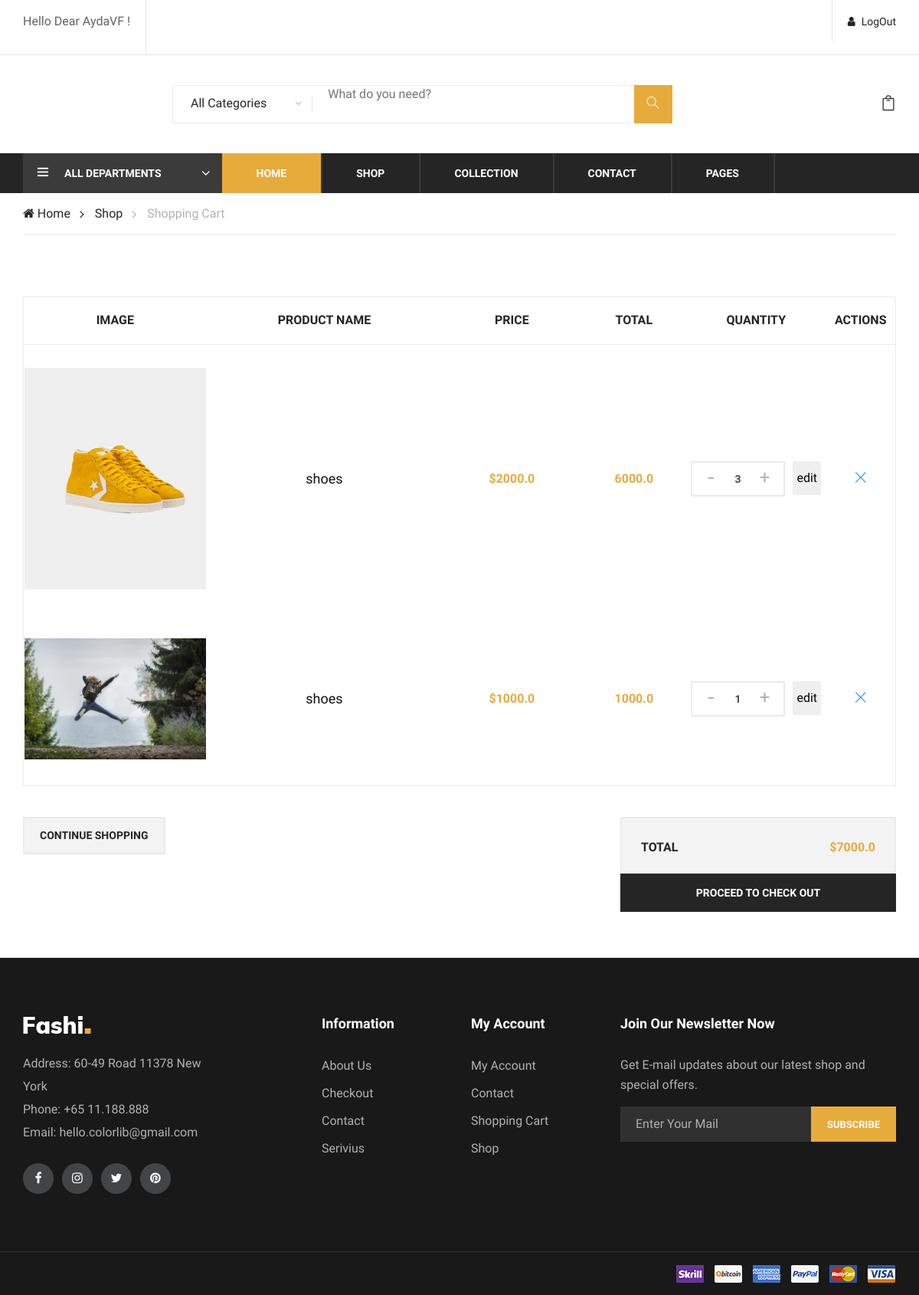
The page /orders/ (signed in) on the database as committed earlier.
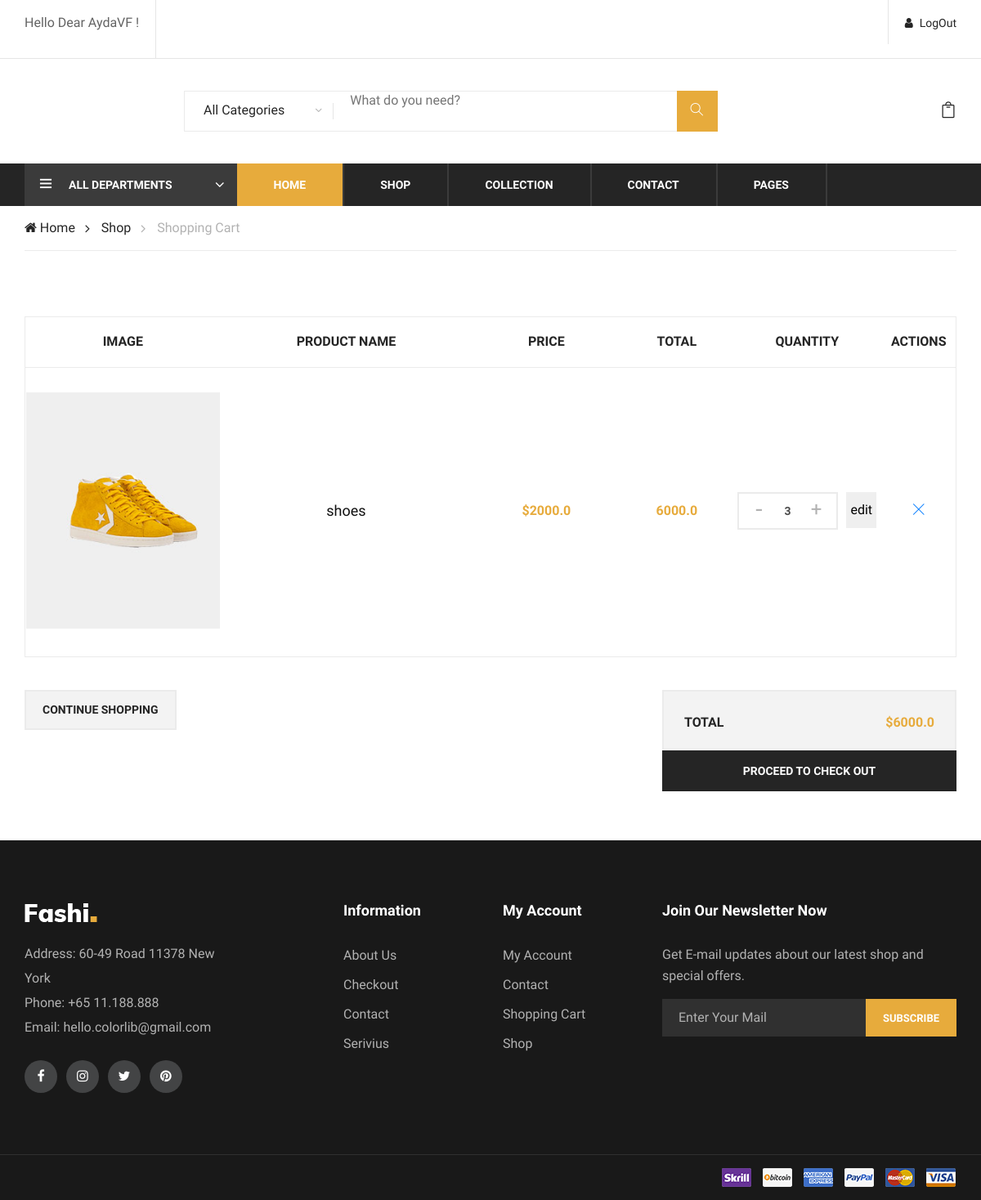
The same page on the database as committed later.
### orders/models.py (models this page shows, shortened)
class OrderItem(models.Model):
    order=models.ForeignKey(Order,on_delete=models.SET_NULL,null=True)
    product=models.ForeignKey(Product,on_delete=models.SET_NULL,null=True)
    qty=models.IntegerField(null=True,blank=True,default=1)
    created=models.DateTimeField(auto_now_add=True)
    id=models.UUIDField(default=uuid.uuid4 , unique=True, primary_key=True, editable=False)
    @property
    def getPrice(self):
        price=self.qty* self.product.price
        return price

### products/models.py (models this page shows, shortened)
class Product(models.Model):
    owner=models.ForeignKey(Profile,on_delete=models.CASCADE, null=True)
    tag=models.ForeignKey(Tag,null=True,blank=True,on_delete=models.SET_NULL)
    cat=models.ForeignKey(Category,null=True,blank=True,on_delete=models.SET_NULL)
    size=models.ManyToManyField(Size,null=True,blank=True)
    color=models.ManyToManyField(Color,null=True,blank=True)
    name=models.CharField(max_length=300)
    description=models.TextField(null=True,blank=True)
    image=models.ImageField(null=True, blank=True,upload_to='profiles/')
    brand=models.CharField(max_length = 150,null=True,blank=True)
    price=models.FloatField(default=0, null=True, blank=True)
    discount=models.IntegerField(default=0, null=True, blank=True)
    stock=models.IntegerField(default=0, null=True, blank=True)
    vote_total=models.IntegerField(default=0, null=True, blank=True)
    vote_ratio=models.IntegerField(default=0,null=True, blank=True)
    created=models.DateTimeField(auto_now_add=True)
    id=models.UUIDField(default=uuid.uuid4 , unique=True, primary_key=True, editable=False)
    @property
    def imageURL(self):
        try:
            img=self.image.url
        except:
            img=''
        return img

### orders/views.py (the view)
# urls.py: path('',views.getOrders, name='orders'),
@login_required(login_url='login')
def getOrders(request):
    user=request.user
    profile=Profile.objects.get(user=user)
    order=Order.objects.get(isPaid=False)
    q= request.GET.get('q') if request.GET.get('q') !=None else ''
    if order:
        if q !='':
            added_product=Product.objects.get(id=q)
            order_item=OrderItem.objects.create(order=order,product=added_product)
        orders=order.orderitem_set.all()
    else:
        order=Order.objects.create(profile=profile)
        if q !='':
            added_product=Product.objects.get(id=q)
            order_item=OrderItem.objects.create(order=order,product=added_product)
        orders=order.orderitem_set.all()
    if orders is not None:
        total_price=0
        q_product=0
        for o in orders:
            total_price +=o.getPrice
            q_product +=1
        context={'orders':orders,'total_price':total_price,'q_product':q_product}
    else:
        total_price=0
        q_product=0
        context={'orders':orders,'total_price':total_price,'q_product':q_product}
    return render(request,'orders/cart.html',context)

### orders/templates/orders/cart.html (shortened to what this page needs)
{% extends 'main.html' %}
{% block content %}
 <div class="breacrumb-section">
    <div class="container">
        <div class="row">
            <div class="col-lg-12">
                <div class="breadcrumb-text product-more">
                    <a href="{% url 'products'%}"><i class="fa fa-home"></i> Home</a>
                    <a href="{% url 'shop' %}">Shop</a>
                    <span>Shopping Cart</span>
                </div>
            </div>
        </div>
    </div>
</div>
<section class="shopping-cart spad">
    <div class="container">
        <div class="row">
            <div class="col-lg-12">
                {% if orders  %}
                <div class="cart-table">
                    <table>
                        <thead>
                            <tr>
                                <th>Image</th>
                                <th>Product Name</th>
                                <th>Price</th>
                                <th>Total</th>
                                <th>Quantity</th>
                                <th>actions</th>
                            </tr>
                        </thead>
                        <tbody>
                            {% for order in orders %}
                            <tr>
                                <td class="cart-pic first-row"><img src="{{order.product.imageURL}}" alt=""></td>
                                <td class=" first-row">
                                    <h5>{{order.product.name}}</h5>
                                </td>
                                <td class="p-price first-row">${{order.product.price}}</td>
                                <td class="total-price first-row">{{order.getPrice}}</td>
                                <td class="qua-col first-row">
                                    <div class="quantity">
                                       <form action="{% url 'update_orderItem' order.id %}" method="get">
                                        <div class="pro-qty">
                                            <input type="text"name="qty" value="{{order.qty}}">
                                        </div>
                                        <button type="submit" style="border: none; margin-left: 10px; padding-top: 10px;padding-bottom: 10px;padding-left: 5px; padding-right: 5px;" >edit</button>
                                    </form>
                                    </div>
                                </td>
                                <td class="close-td first-row"><a href="{% url 'delete_order' order.id %}"><i class="ti-close"></i></a></td>
                            </tr>
                            {% endfor %}
                        </tbody>
                    </table>
                </div>
                <div class="row">
                    <div class="col-lg-4">
                        <div class="cart-buttons">
                            <a href="{% url 'shop' %}" class="primary-btn up-cart">Continue shopping</a>
                        </div>
                    </div>
                    <div class="col-lg-4 offset-lg-4">
                        <div class="proceed-checkout">
                            <ul>
                                <li class="cart-total">Total <span>${{total_price}}</span></li>
                            </ul>
                            <a href="{% url 'update-profile' %}" class="proceed-btn">PROCEED TO CHECK OUT</a>
                        </div>
                    </div>
                </div>
                {% else %}
                <p>no items are added yet!</p>
                {% endif %}
            </div>
        </div>
    </div>
</section>
{% endblock content %}

Rows that differ between the two databases and show on the page:
removed OrderItem: product.imageURL (picture), product.name "shoes", product.price "1000.0", getPrice "1000.0", qty "1"
Other text that changed with them:
{{ total_price }}: "7000.0" → "6000.0"
